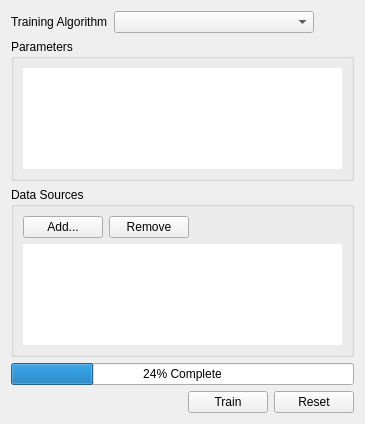
<ui version="4.0" >
 <class>BreadFanTrainTree</class>
 <widget class="QWidget" name="BreadFanTrainTree" >
  <property name="geometry" >
   <rect>
    <x>0</x>
    <y>0</y>
    <width>365</width>
    <height>424</height>
   </rect>
  </property>
  <property name="windowTitle" >
   <string>Form</string>
  </property>
  <layout class="QVBoxLayout" name="verticalLayout_3" >
   <item>
    <layout class="QHBoxLayout" name="horizontalLayout" >
     <item>
      <widget class="QLabel" name="trainAlgorithmLabel" >
       <property name="text" >
        <string>Training Algorithm</string>
       </property>
      </widget>
     </item>
     <item>
      <widget class="QComboBox" name="trainAlgorithm" >
       <property name="sizePolicy" >
        <sizepolicy vsizetype="Fixed" hsizetype="Expanding" >
         <horstretch>0</horstretch>
         <verstretch>0</verstretch>
        </sizepolicy>
       </property>
      </widget>
     </item>
     <item>
      <spacer name="horizontalSpacer_2" >
       <property name="orientation" >
        <enum>Qt::Horizontal</enum>
       </property>
       <property name="sizeType" >
        <enum>QSizePolicy::Minimum</enum>
       </property>
       <property name="sizeHint" stdset="0" >
        <size>
         <width>40</width>
         <height>20</height>
        </size>
       </property>
      </spacer>
     </item>
    </layout>
   </item>
   <item>
    <widget class="QGroupBox" name="paramGroup" >
     <property name="title" >
      <string>Parameters</string>
     </property>
     <layout class="QVBoxLayout" name="verticalLayout" >
      <item>
       <widget class="QListView" name="paramView" >
        <property name="frameShape" >
         <enum>QFrame::NoFrame</enum>
        </property>
       </widget>
      </item>
     </layout>
    </widget>
   </item>
   <item>
    <widget class="QGroupBox" name="dataSourceGroup" >
     <property name="title" >
      <string>Data Sources</string>
     </property>
     <layout class="QVBoxLayout" name="verticalLayout_2" >
      <item>
       <layout class="QHBoxLayout" name="horizontalLayout_3" >
        <item>
         <widget class="QPushButton" name="addDataSourceButton" >
          <property name="text" >
           <string>Add...</string>
          </property>
         </widget>
        </item>
        <item>
         <widget class="QPushButton" name="removeDataSourceButton" >
          <property name="text" >
           <string>Remove</string>
          </property>
         </widget>
        </item>
        <item>
         <spacer name="horizontalSpacer" >
          <property name="orientation" >
           <enum>Qt::Horizontal</enum>
          </property>
          <property name="sizeHint" stdset="0" >
           <size>
            <width>40</width>
            <height>20</height>
           </size>
          </property>
         </spacer>
        </item>
       </layout>
      </item>
      <item>
       <widget class="QListView" name="dataSourceView" >
        <property name="frameShape" >
         <enum>QFrame::NoFrame</enum>
        </property>
       </widget>
      </item>
     </layout>
    </widget>
   </item>
   <item>
    <widget class="QProgressBar" name="trainComplete" >
     <property name="maximum" >
      <number>100</number>
     </property>
     <property name="value" >
      <number>24</number>
     </property>
     <property name="invertedAppearance" >
      <bool>false</bool>
     </property>
     <property name="format" >
      <string>%p% Complete</string>
     </property>
    </widget>
   </item>
   <item>
    <layout class="QHBoxLayout" name="horizontalLayout_2" >
     <item>
      <spacer name="horizontalSpacer" >
       <property name="orientation" >
        <enum>Qt::Horizontal</enum>
       </property>
       <property name="sizeHint" stdset="0" >
        <size>
         <width>40</width>
         <height>20</height>
        </size>
       </property>
      </spacer>
     </item>
     <item>
      <widget class="QPushButton" name="execButton" >
       <property name="text" >
        <string>Train</string>
       </property>
       <property name="flat" >
        <bool>false</bool>
       </property>
      </widget>
     </item>
     <item>
      <widget class="QPushButton" name="resetButton" >
       <property name="text" >
        <string>Reset</string>
       </property>
      </widget>
     </item>
    </layout>
   </item>
  </layout>
 </widget>
 <resources/>
 <connections/>
</ui>
